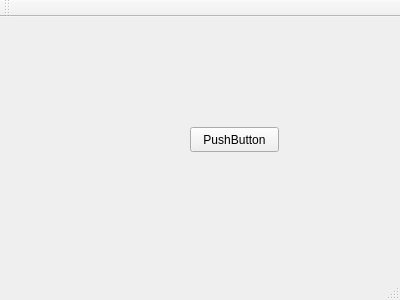
<?xml version="1.0" encoding="UTF-8"?>
<ui version="4.0">
 <class>MainWindow</class>
 <widget class="QMainWindow" name="MainWindow">
  <property name="geometry">
   <rect>
    <x>0</x>
    <y>0</y>
    <width>400</width>
    <height>300</height>
   </rect>
  </property>
  <property name="windowTitle">
   <string>MainWindow</string>
  </property>
  <widget class="QWidget" name="centralWidget">
   <widget class="QPushButton" name="pushButton">
    <property name="geometry">
     <rect>
      <x>190</x>
      <y>110</y>
      <width>89</width>
      <height>25</height>
     </rect>
    </property>
    <property name="text">
     <string>PushButton</string>
    </property>
   </widget>
  </widget>
  <widget class="QMenuBar" name="menuBar">
   <property name="geometry">
    <rect>
     <x>0</x>
     <y>0</y>
     <width>400</width>
     <height>22</height>
    </rect>
   </property>
  </widget>
  <widget class="QToolBar" name="mainToolBar">
   <attribute name="toolBarArea">
    <enum>TopToolBarArea</enum>
   </attribute>
   <attribute name="toolBarBreak">
    <bool>false</bool>
   </attribute>
  </widget>
  <widget class="QStatusBar" name="statusBar"/>
 </widget>
 <layoutdefault spacing="6" margin="11"/>
 <resources/>
 <connections/>
</ui>
